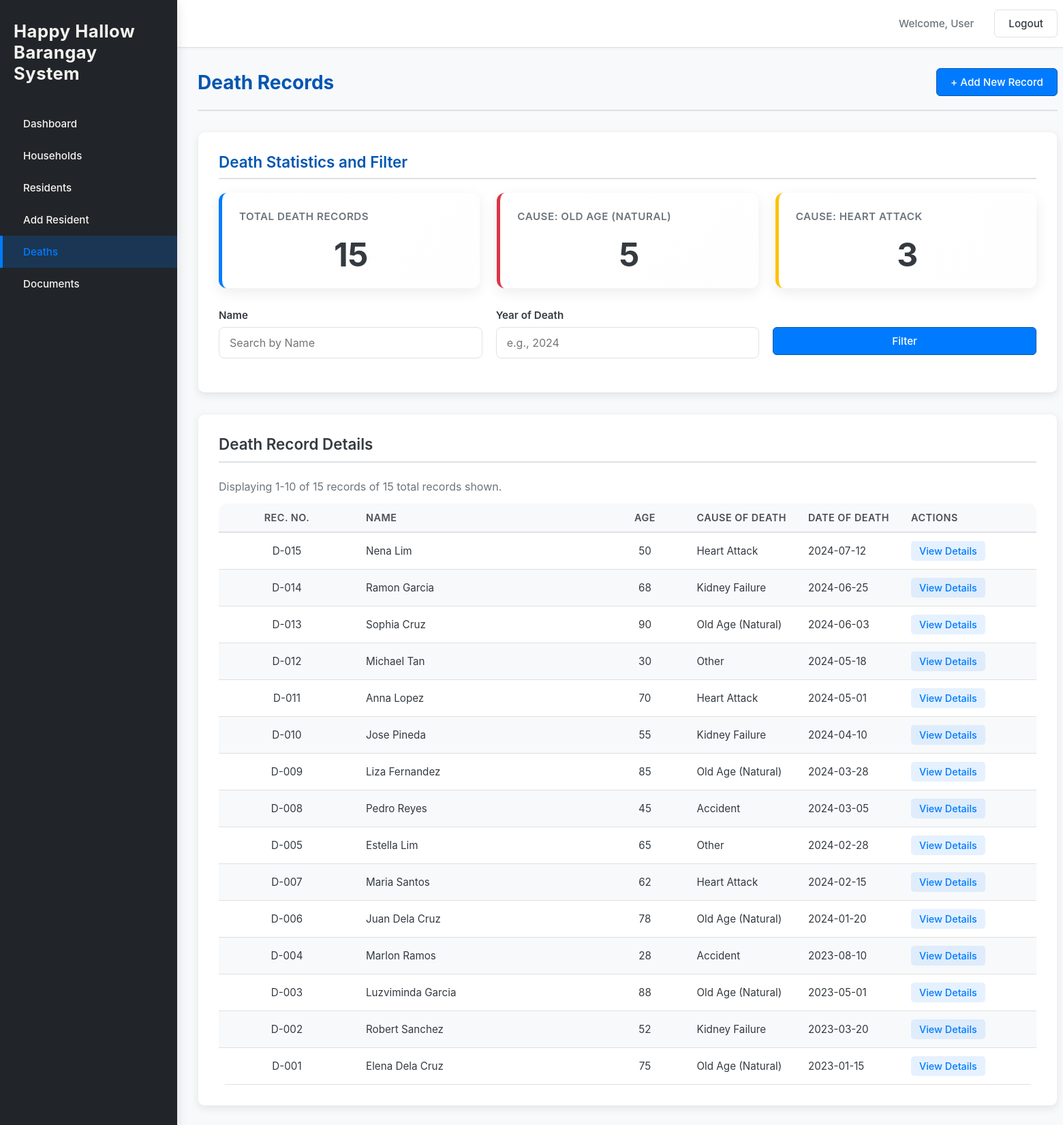
/deaths.php (signed in), run on the app's committed database.
### tables this page shows
CREATE TABLE IF NOT EXISTS `deaths` (
  `id` int UNSIGNED NOT NULL AUTO_INCREMENT,
  `record_number` varchar(10) NOT NULL,
  `name` varchar(255) NOT NULL,
  `age` int NOT NULL,
  `date_of_death` date NOT NULL,
  `cause_of_death` varchar(255) NOT NULL,
  `is_pwd` enum('yes','no') DEFAULT 'no',
  `is_senior` enum('yes','no') DEFAULT 'no',
  `pwd_id` varchar(50) DEFAULT NULL,
  `osca_id` varchar(50) DEFAULT NULL,
  `ncsc_rrn` varchar(50) DEFAULT NULL,
  `created_at` timestamp NULL DEFAULT CURRENT_TIMESTAMP,
  `resident_id` int UNSIGNED DEFAULT NULL,
  `place_of_death` varchar(100) DEFAULT NULL,
  PRIMARY KEY (`id`),
  UNIQUE KEY `record_number` (`record_number`)
);

### deaths.php (the view, shortened to what this page needs)
<?php
$logged_in_username = isset($_SESSION['user_name']) ? $_SESSION['user_name'] : 'User';
include 'db_connect.php';
$filter_name = $_GET['filterName'] ?? '';
$filter_year = $_GET['filterYear'] ?? '';
$current_filter_name = htmlspecialchars($filter_name);
$current_filter_year = htmlspecialchars($filter_year);
$where_clauses = [];
$where_sql = count($where_clauses) > 0 ? " WHERE " . implode(" AND ", $where_clauses) : "";
$total_deaths = 0;
$result_total = $conn->query("SELECT COUNT(*) AS total FROM deaths");
if ($result_total && $row_total = $result_total->fetch_assoc()) {
    $total_deaths = $row_total['total'];
}
$top_causes = [];
$sql_top_causes = "
    SELECT
        cause_of_death,
        COUNT(id) AS count
    FROM
        deaths
    GROUP BY
        cause_of_death
    ORDER BY
        count DESC, cause_of_death ASC
    LIMIT 2
";
$result_top_causes = $conn->query($sql_top_causes);
if ($result_top_causes) {
    while ($row = $result_top_causes->fetch_assoc()) {
        $top_causes[] = $row;
    }
}
$death_records = [];
$sql_records = "SELECT id, name, age, cause_of_death, date_of_death, record_number FROM deaths" . $where_sql . " ORDER BY date_of_death DESC";
$stmt = $conn->prepare($sql_records);
if ($stmt) {
    $stmt->execute();
    $result_records = $stmt->get_result();
    if ($result_records) {
        while ($row = $result_records->fetch_assoc()) {
            $death_records[] = $row;
        }
    }
}
?>
<!DOCTYPE html>
<html lang="en">
  <head>
    <link rel="stylesheet" href="css/style.css" />
  </head>
  <body>
    <div class="app-container">
    <aside class="sidebar">
        <div class="logo">Happy Hallow Barangay System</div>
        <nav class="main-nav">
            <ul>
                <li><a href="index.php">Dashboard</a></li>
                <li><a href="household.php">Households</a></li>
                <li><a href="residents.php">Residents</a></li>
                <li><a href="addnewresidents.php">Add Resident</a></li>
                <li><a href="deaths.php" class="active" >Deaths</a></li>
                <li><a href="documents.php">Documents</a></li>
            </ul>
        </nav>
    </aside>
      <div class="main-content">
        <header class="topbar">
          <div class="topbar-right">
            <span id="userName" class="user-info">Welcome, <?php echo htmlspecialchars($logged_in_username); ?></span>
            <button id="logoutBtn" class="btn logout-btn">Logout</button>
          </div>
        </header>
        <main class="page-content">
          <div class="directory-header">
            <h2>Death Records</h2>
            <button class="btn primary-btn" onclick="openDeathRecordModal()">
              + Add New Record
            </button>
          </div>
          <div class="card filter-section">
            <h3>Death Statistics and Filter</h3>
            <div class="dashboard-grid">
              <div class="stat-card report-stat">
                <p class="stat-label">Total Death Records</p>
                <p class="stat-value"><span><?php echo htmlspecialchars($total_deaths); ?></span></p>
              </div>
              <div
                class="stat-card report-stat"
                style="border-left-color: #dc3545"
              >
                <p class="stat-label">Cause: <?php echo htmlspecialchars($top_causes[0]['cause_of_death']); ?></p>
                <p class="stat-value"><span><?php echo htmlspecialchars($top_causes[0]['count']); ?></span></p>
              </div>
              <div
                class="stat-card report-stat"
                style="border-left-color: #ffc107"
              >
                <p class="stat-label">Cause: <?php echo htmlspecialchars($top_causes[1]['cause_of_death']); ?></p>
                <p class="stat-value"><span><?php echo htmlspecialchars($top_causes[1]['count']); ?></span></p>
              </div>
            </div>
            <form method="GET" action="deaths.php">
                <div class="filter-dropdowns">
                  <div class="input-group">
                    <label for="filterName">Name</label>
                    <input
                      type="text"
                      id="filterName"
                      name="filterName"
                      placeholder="Search by Name"
                      value="<?php echo $current_filter_name; ?>"
                    />
                  </div>
                  <div class="input-group">
                    <label for="filterYear">Year of Death</label>
                    <input
                      type="number"
                      id="filterYear"
                      name="filterYear"
                      min="1900"
                      max="2100"
                      placeholder="e.g., 2024"
                      value="<?php echo $current_filter_year; ?>"
                    />
                  </div>
                  <div class="input-group">
                    <label>&nbsp;</label>
                    <button type="submit" class="btn primary-btn" style="width: 100%">
                      Filter
                    </button>
                  </div>
                </div>
            </form>
          </div>
          <div class="card data-table-card">
            <h3>Death Record Details</h3>
            <div class="search-results-info">
              Displaying 1-<?php echo min(count($death_records), 10); ?> of <?php echo count($death_records); ?> records
              of <?php echo count($death_records); ?> total records shown.
            </div>
            <div class="table-responsive">
              <table>
                <thead>
                  <tr>
                    <th>Rec. No.</th>
                    <th>Name</th>
                    <th>Age</th>
                    <th>Cause of Death</th>
                    <th>Date of Death</th>
                    <th>Actions</th>
                  </tr>
                </thead>
                <tbody id="deathRecordTable">
                <?php if (empty($death_records)): ?>
                    <tr>
                        <td colspan="6">No death records found.</td>
                    </tr>
                <?php else: ?>
                    <?php foreach ($death_records as $record): ?>
                        <tr>
                            <td><?php echo htmlspecialchars($record['record_number'] ?? 'N/A'); ?></td>
                            <td><?php echo htmlspecialchars($record['name']); ?></td>
                            <td><?php echo htmlspecialchars($record['age']); ?></td>
                            <td><?php echo htmlspecialchars($record['cause_of_death']); ?></td>
                            <td><?php echo htmlspecialchars($record['date_of_death']); ?></td>
                            <td class="actions-cell">
                                <a
                                    href="#"
                                    class="action-link view"
                                    onclick="viewDetails(<?php echo $record['id']; ?>)"
                                    >View Details</a
                                >
                            </td>
                        </tr>
                    <?php endforeach; ?>
                <?php endif; ?>
                </tbody>
              </table>
            </div>
          </div>
        </main>
      </div>
    </div>
  </body>
</html>

### data on the page
deaths: record_number "D-015", name "Nena Lim", age "50", cause_of_death "Heart Attack", date_of_death "2024-07-12"
deaths: record_number "D-014", name "Ramon Garcia", age "68", cause_of_death "Kidney Failure", date_of_death "2024-06-25"
deaths: record_number "D-013", name "Sophia Cruz", age "90", cause_of_death "Old Age (Natural)", date_of_death "2024-06-03"
deaths: record_number "D-012", name "Michael Tan", age "30", cause_of_death "Other", date_of_death "2024-05-18"
deaths: record_number "D-011", name "Anna Lopez", age "70", cause_of_death "Heart Attack", date_of_death "2024-05-01"
deaths: record_number "D-010", name "Jose Pineda", age "55", cause_of_death "Kidney Failure", date_of_death "2024-04-10"
deaths: record_number "D-009", name "Liza Fernandez", age "85", cause_of_death "Old Age (Natural)", date_of_death "2024-03-28"
deaths: record_number "D-008", name "Pedro Reyes", age "45", cause_of_death "Accident", date_of_death "2024-03-05"
deaths: record_number "D-005", name "Estella Lim", age "65", cause_of_death "Other", date_of_death "2024-02-28"
deaths: record_number "D-007", name "Maria Santos", age "62", cause_of_death "Heart Attack", date_of_death "2024-02-15"
deaths: record_number "D-006", name "Juan Dela Cruz", age "78", cause_of_death "Old Age (Natural)", date_of_death "2024-01-20"
deaths: record_number "D-004", name "Marlon Ramos", age "28", cause_of_death "Accident", date_of_death "2023-08-10"
deaths: record_number "D-003", name "Luzviminda Garcia", age "88", cause_of_death "Old Age (Natural)", date_of_death "2023-05-01"
deaths: record_number "D-002", name "Robert Sanchez", age "52", cause_of_death "Kidney Failure", date_of_death "2023-03-20"
deaths: record_number "D-001", name "Elena Dela Cruz", age "75", cause_of_death "Old Age (Natural)", date_of_death "2023-01-15"

### other printed values
$logged_in_username "User"
$total_deaths "15"
$top_causes[0]['cause_of_death'] "OLD AGE (NATURAL)"
$top_causes[0]['count'] "5"
$top_causes[1]['cause_of_death'] "HEART ATTACK"
$top_causes[1]['count'] "3"
min(count($death_records), 10) "10"
count($death_records) "15"
